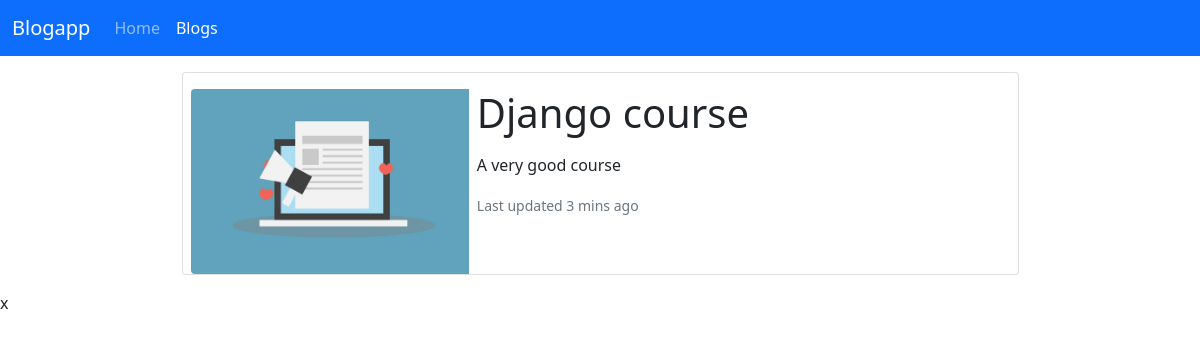
The page /blogs/django-course on the database its author committed.
### blog/models.py (models this page shows, shortened)
class Blog(models.Model):
    title = models.CharField(max_length=200)
    image = models.ImageField(upload_to="blogs")
    description = RichTextField()
    is_active = models.BooleanField(default=False)
    is_home = models.BooleanField(default=False)
    slug = models.SlugField(null=False, blank=True, unique=True, db_index=True, editable=False)
    category = models.ForeignKey(Category, default=1, on_delete=models.CASCADE)

### blog/views.py (the view)
# urls.py: path("blogs/<slug:slug>", views.blog_details, name="blog_details"),
def blog_details(request, slug):
    blog = Blog.objects.get(slug=slug)
    return render(request, "blog/blog_details.html", {
        "blog": blog
    })

### blog/templates/blog/blog_details.html (shortened to what this page needs)
{% extends "base.html" %}
{% load static %}
{% block content %}
<div class="container mt-3">
    <div class="row">
        <div class="col-12">
             <div class="card mb-3 w-75 mx-auto">
                <div class="row g-0">
                    <div class="col-md-4">
                        <img src="{{ blog.image.url }}" class="img-fluid rounded-start mt-3 ms-2" alt="...">
                    </div>
                    <div class="col-md-8">
                        <div class="card-body">
                            <h1 class="card-title">{{ blog.title }}</h1>
                            <p class="card-text">{{ blog.description|safe }}</p>
                            <p class="card-text"><small class="text-muted">Last updated 3 mins ago</small></p>
                        </div>
                    </div>
                </div>
            </div>
        </div>
    </div>
</div>x
{% endblock %}

### rows shown on the page
Blog: image (picture), title "Django course", description "A very good course"
